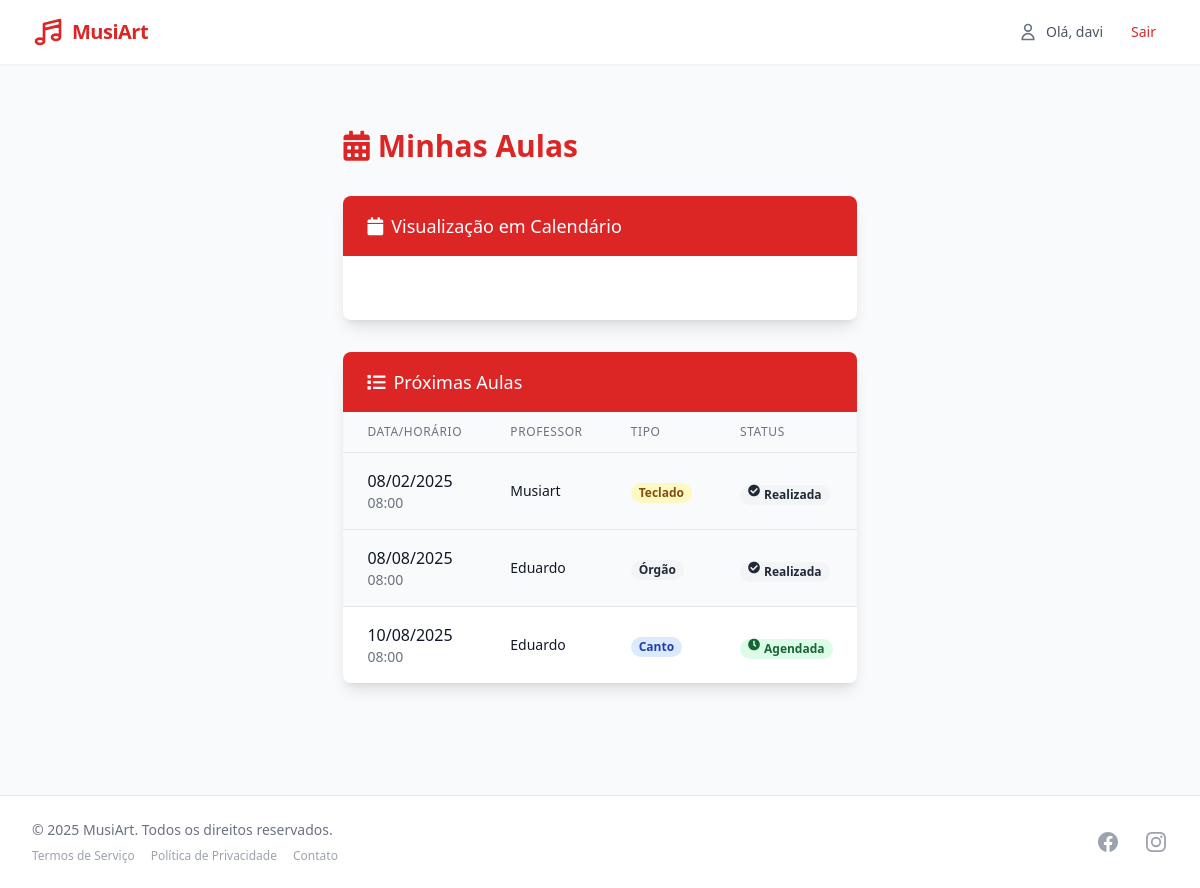
Page /agenda/minhas-aulas/ (signed in) on the earlier database version.
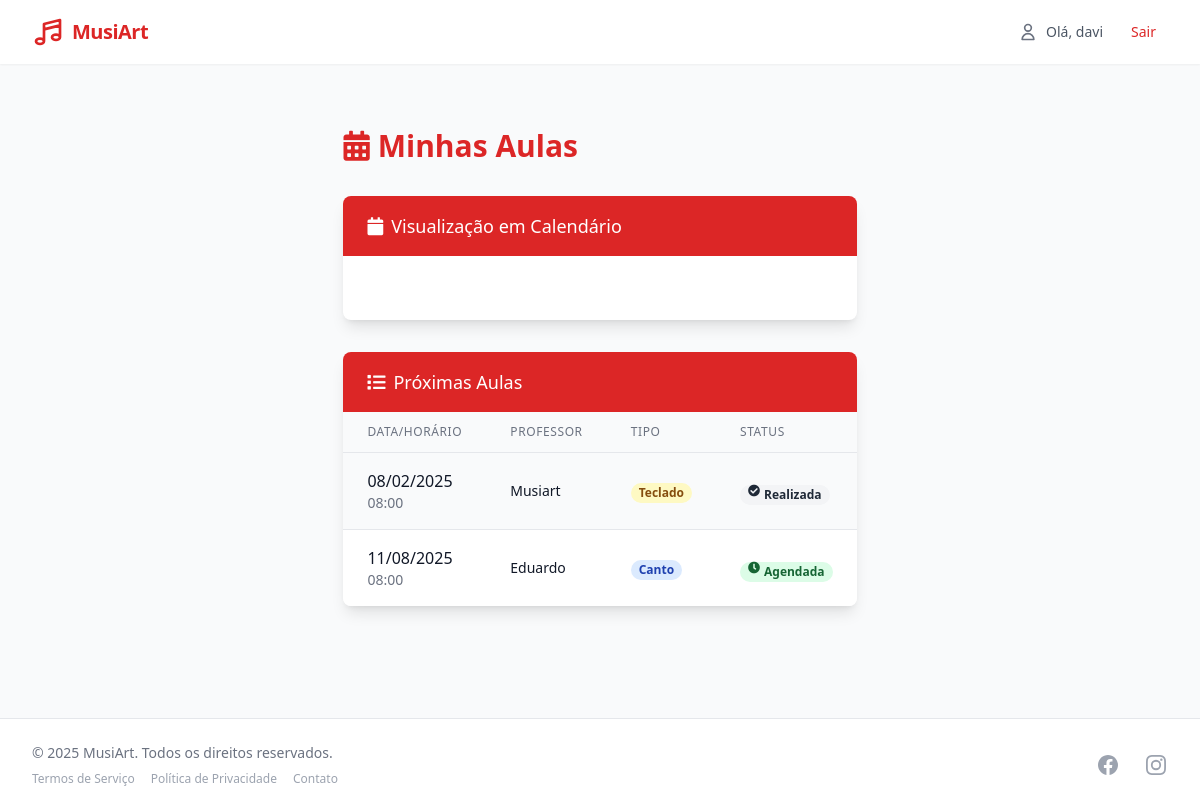
Same page on the later database version.
### agenda/models.py (models this page shows, shortened)
class AulaAgendada(models.Model):
    TIPO_AULA_CHOICES = [
        ('CANTO', 'Canto'),
        ('TECLADO', 'Teclado'),
        ('ORGAO', 'Órgão'),
    ]
    aluno = models.ForeignKey(
        User,
        on_delete=models.CASCADE,
        limit_choices_to={'tipo': 'ALUNO'},  # Filtra apenas alunos
        related_name='aulas_agendadas_aluno'
    )
    professor = models.ForeignKey(
        User,
        on_delete=models.CASCADE,
        limit_choices_to={'tipo': 'PROFESSOR'},  # Filtra apenas professores
        related_name='aulas_agendadas_professor'
    )
    data = models.DateTimeField()
    tipo = models.CharField(max_length=10, choices=TIPO_AULA_CHOICES)
    observacoes = models.TextField(blank=True)
    confirmada = models.BooleanField(default=False)
    class Meta:
        ordering = ['data']
        verbose_name = 'Aula Agendada'
        verbose_name_plural = 'Aulas Agendadas'

### usuarios/models.py (models this page shows, shortened)
class Usuario(AbstractUser):
    tipo = models.CharField(max_length=10, choices=[('ALUNO', 'Aluno'), ('PROFESSOR', 'Professor')])
    class Meta:
        verbose_name = 'Usuário'
        verbose_name_plural = 'Usuários'

### agenda/views.py (the view)
# urls.py: path('minhas-aulas/', MinhasAulasAlunoView.as_view(), name='minhas_aulas'),  # corrigido
class MinhasAulasAlunoView(LoginRequiredMixin, ListView):
    model = AulaAgendada
    template_name = 'agenda/minhas_aulas.html'
    context_object_name = 'aulas'
    paginate_by = 15
    def get_queryset(self):
        return AulaAgendada.objects.filter(
            aluno=self.request.user
        ).order_by('data')
    def get_context_data(self, **kwargs):
        context = super().get_context_data(**kwargs)
        context['now'] = timezone.now()
        return context

### agenda/templates/agenda/minhas_aulas.html (shortened to what the changed rows need)
{% extends 'core/base.html' %}
{% block content %}
<div class="container mx-auto px-4 py-8">
    <div class="mb-8">
        <h1 class="text-3xl font-bold text-primary-600">
            <i class="fas fa-calendar-alt mr-2"></i>Minhas Aulas
        </h1>
    </div>
    <div class="bg-white shadow-lg rounded-lg overflow-hidden mb-8">
        <div class="bg-primary-600 px-6 py-4">
            <h2 class="text-lg font-medium text-white">
                <i class="fas fa-calendar mr-2"></i>Visualização em Calendário
            </h2>
        </div>
    </div>
    <div class="bg-white shadow-lg rounded-lg overflow-hidden">
        <div class="bg-primary-600 px-6 py-4">
            <h2 class="text-lg font-medium text-white">
                <i class="fas fa-list mr-2"></i>Próximas Aulas
            </h2>
        </div>
        <div class="overflow-x-auto">
            <table class="min-w-full divide-y divide-gray-200">
                <thead class="bg-gray-50">
                    <tr>
                        <th scope="col" class="px-6 py-3 text-left text-xs font-medium text-gray-500 uppercase tracking-wider">Data/Horário</th>
                        <th scope="col" class="px-6 py-3 text-left text-xs font-medium text-gray-500 uppercase tracking-wider">Professor</th>
                        <th scope="col" class="px-6 py-3 text-left text-xs font-medium text-gray-500 uppercase tracking-wider">Tipo</th>
                        <th scope="col" class="px-6 py-3 text-left text-xs font-medium text-gray-500 uppercase tracking-wider">Status</th>
                    </tr>
                </thead>
                <tbody class="bg-white divide-y divide-gray-200">
                    {% for aula in aulas %}
                    <tr class="{% if aula.data < now %}bg-gray-50{% else %}hover:bg-gray-50{% endif %}">
                        <td class="px-6 py-4 whitespace-nowrap">
                            <div class="flex flex-col">
                                <span class="font-medium text-gray-900">{{ aula.data|date:"d/m/Y" }}</span>
                                <span class="text-sm text-gray-500">{{ aula.data|date:"H:i" }}</span>
                            </div>
                        </td>
                        <td class="px-6 py-4 whitespace-nowrap">
                            <div class="text-sm text-gray-900">{{ aula.professor.get_full_name|default:aula.professor.username }}</div>
                        </td>
                        <td class="px-6 py-4 whitespace-nowrap">
                            <span class="px-2 inline-flex text-xs leading-5 font-semibold rounded-full
                                {% if aula.tipo == 'CANTO' %}bg-blue-100 text-blue-800
                                {% elif aula.tipo == 'TECLADO' %}bg-yellow-100 text-yellow-800
                                {% else %}bg-gray-100 text-gray-800
                                {% endif %}">
                                {{ aula.get_tipo_display }}
                            </span>
                        </td>
                        <td class="px-6 py-4 whitespace-nowrap">
                            {% if aula.data.date == now.date %}
                                <span class="px-2 inline-flex text-xs leading-5 font-semibold rounded-full bg-blue-100 text-blue-800">
                                    <i class="fas fa-calendar-day mr-1"></i> Hoje
                                </span>
                            {% elif aula.data > now %}
                                <span class="px-2 inline-flex text-xs leading-5 font-semibold rounded-full bg-green-100 text-green-800">
                                    <i class="fas fa-clock mr-1"></i> Agendada
                                </span>
                            {% else %}
                                <span class="px-2 inline-flex text-xs leading-5 font-semibold rounded-full bg-gray-100 text-gray-800">
                                    <i class="fas fa-check-circle mr-1"></i> Realizada
                                </span>
                            {% endif %}
                        </td>
                    </tr>
                    {% endfor %}
                </tbody>
            </table>
        </div>
    </div>
</div>
{% endblock %}

Differences in the rows shown:
removed AulaAgendada: data "08/08/2025", data "08:00", professor.get_full_name "Eduardo", tipo "Órgão", shows "Realizada"
removed AulaAgendada: data "10/08/2025", data "08:00", professor.get_full_name "Eduardo", tipo "Canto", shows "Agendada"
added AulaAgendada: data "11/08/2025", data "08:00", professor.get_full_name "Eduardo", tipo "Canto", shows "Agendada"
